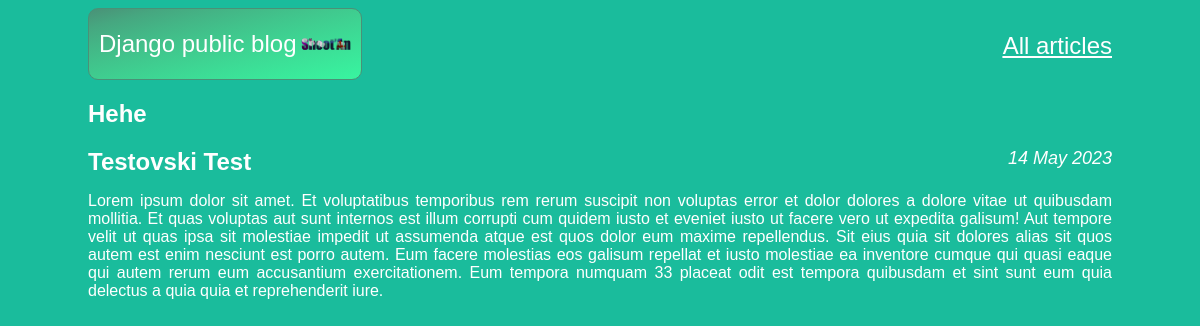
Page /article/5 on the committed database.
### articles/models.py (models this page shows, shortened)
class Article(models.Model):
    title = models.CharField(max_length=200)
    author = models.ForeignKey(User, on_delete=models.CASCADE)
    author_article = models.ForeignKey('Author', on_delete=models.SET_NULL, null=True)
    text = models.TextField()
    created_date = models.DateField(auto_now_add=True)
    date_article = models.DateField('Date create article', null=False)

class Author(models.Model):
    first_name = models.CharField(max_length=100)
    last_name = models.CharField(max_length=100)
    date_of_birth = models.DateField(null=True, blank=True)
    date_of_death = models.DateField('Died', null=True, blank=True)

### articles/views.py (the view)
# urls.py: re_path(r'^article/(?P<article_id>\d+)$', views.get_article, name='get_article'),
def get_article(request, article_id):
    try:
        post = Article.objects.get(id=article_id)
        return render(request, 'article.html', {"post": post})
    except Article.DoesNotExist:
        raise Http404

### articles/templates/article.html (shortened to what this page needs)
<!DOCTYPE html>
<html lang="en">
<head>
    <link rel="stylesheet" type="text/css" href="{{ STATIC_URL }}/static/css/article.css">
</head>
<body>
<div class="header">
    <div id="logo_article_id">
        <p id="logo_text">Django public blog</p>
        <img src="{{ STATIC_URL }}/static/images/Logomdpi.png"/>
    </div>
    <p id="all_states"><a href="http://127.0.0.1:8000/">All articles</a></p>
</div>
<div class="archive">
    <div class="one-post">
        <h2 class="post-title-article">{{ post.title }}</h2>
        <div class="article-info">
            <div class="article-author">{{ post.author_article.last_name}} {{ post.author_article.first_name}}</div>
            <div class="article-created-date">{{ post.date_article|date:"j F Y"|title }}</div>
        </div>
        <p class="article-text">{{ post.text }}</p>
    </div>
</div>
</body>
</html>

### articles/static/css/article.css (style rules this page uses)
body { background: #1abc9c; font-family: Tahoma, Arial, sans-serif; color: #ffffff; width: 1024px; margin-left: auto; margin-right: auto; }
#logo_article_id { display: inline-block; padding: 10px; border: 1px solid #4a9177; text-align: center; border-radius: 10px; background-image: linear-gradient(to bottom right, #4a9177, 40%, #38f5a0); }
#all_states { float:right; }
#logo_text { display: inline-block; margin: 0; font-size: 24px; vertical-align: middle; }
#logo_article_id img { display: inline-block; width: 50px; height: 50px; vertical-align: middle; }
.header img { display: inline-block; width: 30px; margin-left: auto; margin-right: auto; }
#all_states { text-decoration: underline; font-size: 24px; vertical-align: middle; }
.article-text { text-align: justify; }
.article-info div { display: inline-block; vertical-align: middle; }
.article-created-date { float: right; font-size: 18px; font-style: italic; }
.article-author { font-size: 24px; font-weight: bold; }
a { color: white; }

### rows in the picture
Article: title "Hehe", author_article.last_name "Testovski", author_article.first_name "Test", date_article "14 May 2023", text "Lorem ipsum dolor sit amet. Et voluptatibus temporibus rem rerum suscipit non voluptas error et dolor dolores a dolore vitae ut quibusdam mollitia. Et quas voluptas aut sunt internos est illum corrupti cum quidem iusto et eveniet iusto ut facere vero ut expedita galisum! Aut tempore velit ut quas ipsa sit molestiae impedit ut assumenda atque est quos dolor eum maxime repellendus. Sit eius quia sit dolores alias sit quos autem est enim nesciunt est porro autem. Eum facere molestias eos galisum repellat et iusto molestiae ea inventore cumque qui quasi eaque qui autem rerum eum accusantium exercitationem. Eum tempora numquam 33 placeat odit est tempora quibusdam et sint sunt eum quia delectus…"
